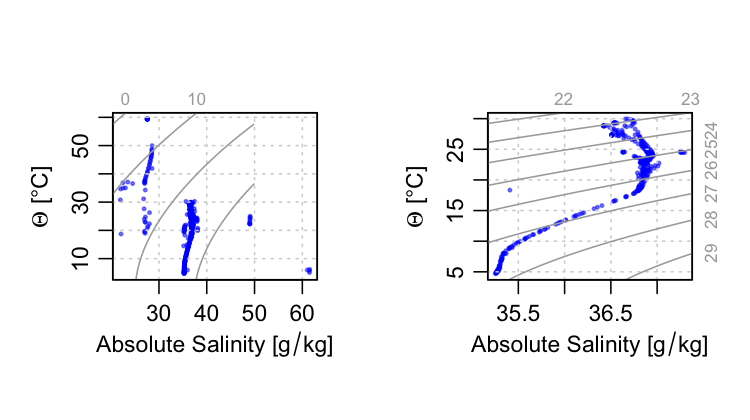

This figure's R source:
if (!interactive()) png("applyQC.png", unit="in", width=5, height=2.8, pointsize=11, res=150)
library(argoFloats)
# Contrast TS diagrams for raw and flag-handled data
data(index)
i <- subset(index, ID='1901584')
raw <- readProfiles(getProfiles(i))
clean <- applyQC(raw)
par(mfrow=c(1, 2))
plot(raw, which="TS")
plot(clean, which="TS")
if (!interactive()) dev.off()